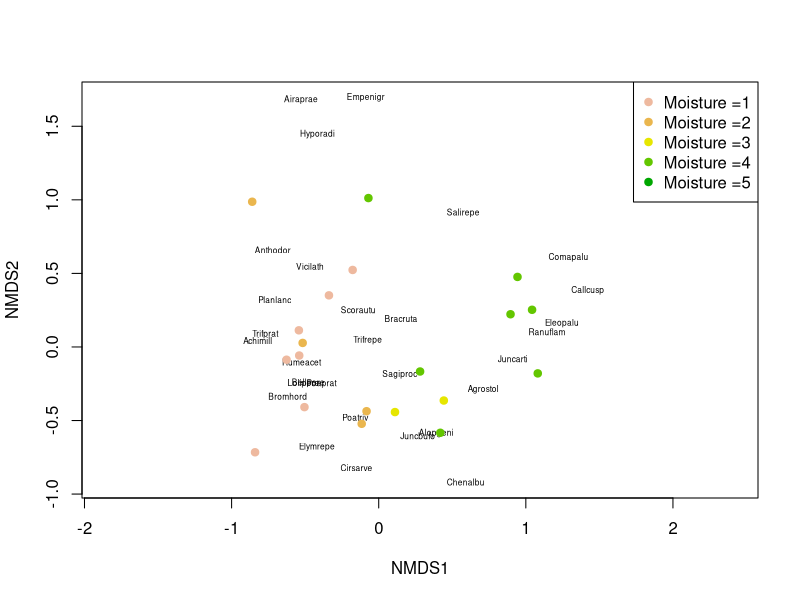
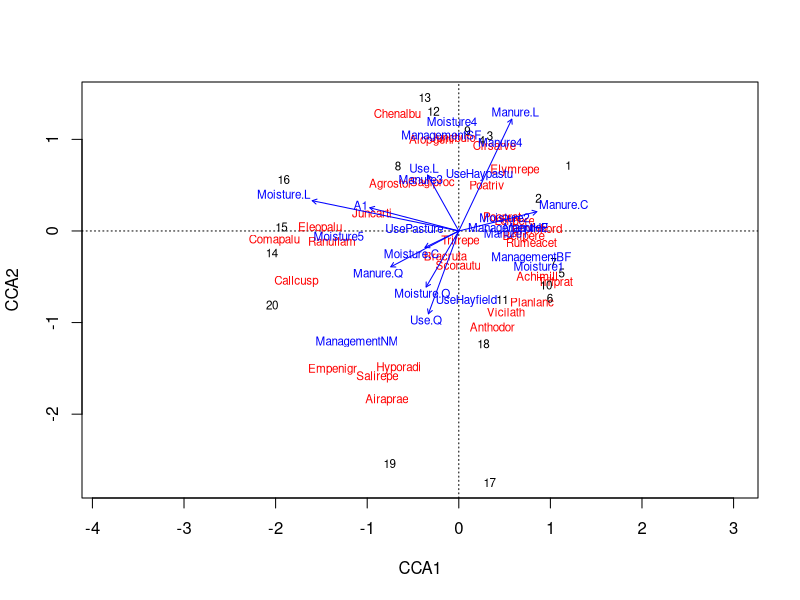
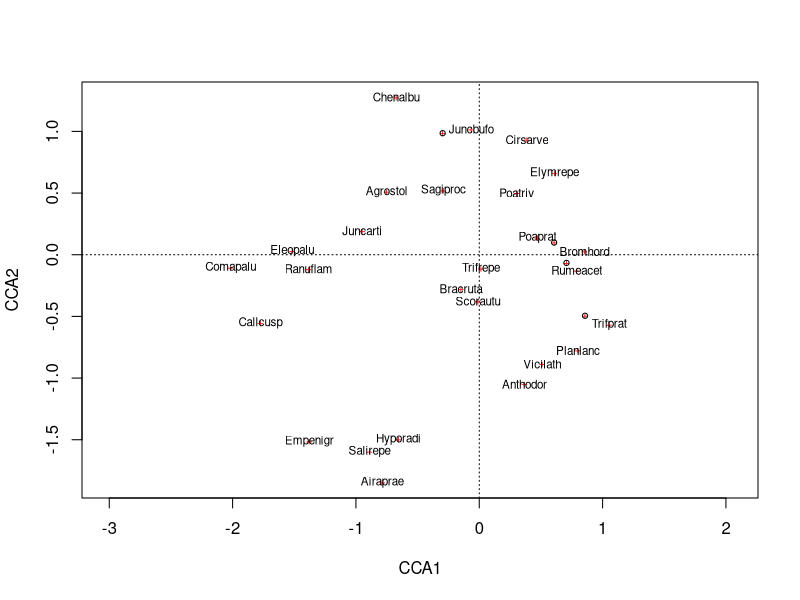

The R source for these figures, in order: (Note: this script raises an error after producing the figures.)
#Assigment 4
#Multivariate Models
#Jeff Good

install.packages('vegan')
library(vegan)
?vegan
data(dune)
data(dune.env)
dune_mds = metaMDS(dune)

#1. 
plot(dune_mds, type = 'n')
text(dune_mds, 'sp', cex = .5)
#generate vectors of colors
color_vect = rev(terrain.colors(6)) [-1] # [-1] means: removes first element in 
#a vector
points(dune_mds, 'sites', pch = 19,
       col = color_vect[dune.env$Moisture])
legend('topright', paste("Moisture =", 1:5, sep = ''),
       col = color_vect, pch=19)

dune_fit=envfit(dune_mds, dune.env)
dune_fit#reviewed in class

#NMDS: non-metric multidimensional scaling (indirect): distance based ordination
#non eigenbased. Multi dimensional converted into 2D representation called a 
#"ordination"
#The goal of creating this NMDS plot is to show how related or dissimilar 
#the species are from each other in consideration to the variables that went 
#into the dataframe.  
#Moisture seems to be a deciding factor of relatidness to other variables at 
#each site.  More moisture is more prevvalent moving positively on the x axis,
#while more dry sites are around 0 or -1 on the x axis.

#2. 
dune_cca <- cca(dune ~ ., data = dune.env)# '.' is a shortcut to show all of the 
#environmental variables.
dune_cca
anova(dune_cca, permutations = 999) #entire model: is significant explaining 
#in explaining variance.
anova(dune_cca, by = 'margin', permutations = 999)# individual variables no 
#signficance? A1 most signficant? 
?RsquareAdj
RsquareAdj(dune_cca)
#R^2 = 0.71
#Adj R^2 = 0.22
plot(dune_cca)
ordiplot(dune_cca, display = 'sp')#what is 'sp'?
orditorp(dune_cca, display = 'sp')

#3. 
#The NMDS and CCA models are fairly different: In the NMDS, we can visually see
#the dissimilarity of species across multiple environmental variables.  The CCA
#uses regression between these variables and the species to determine a similar 
#relatedness that is backed with quantitative background.  In a way they are similar, 
#but have fundamentally different basises that contribute to different interpretations
#of analyses.  
#I find the CCA modeling to be more useful due to the visual represenation of a 
#regressions across multiple environmental variables in a 2D representation in addition
#the the quantitative analyses able to be performed with the ANOVAs.


# Other code reviewed in class: 
dune$Moisture = factor(dune$Moisture, levels = 1:5, ordered = FALSE)
contrasts(dune$Moisture)

